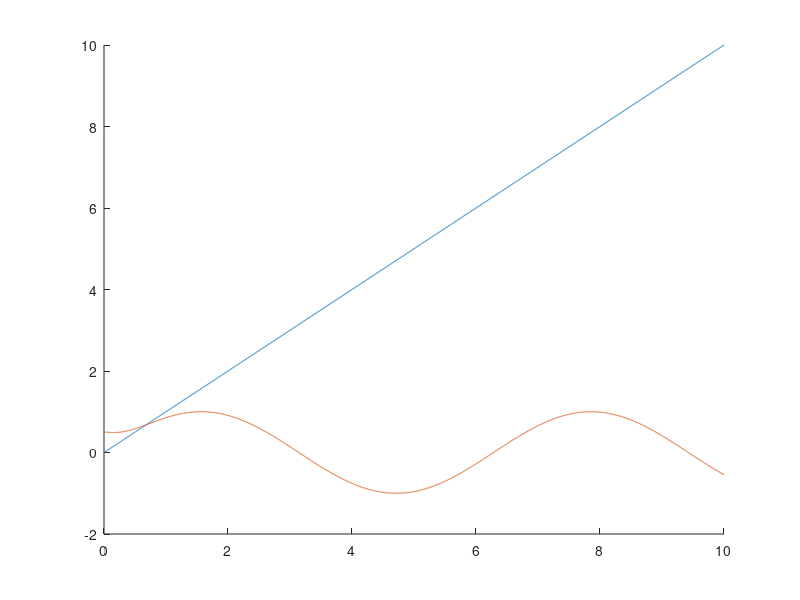
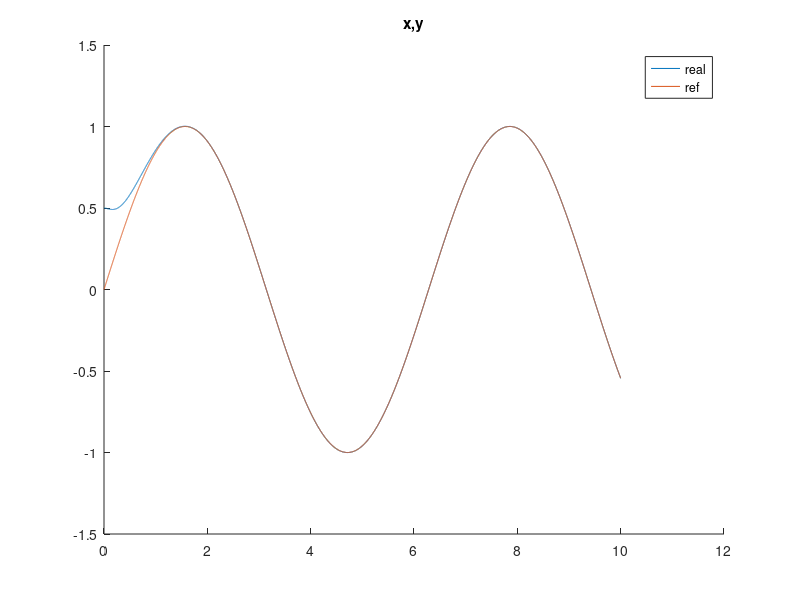
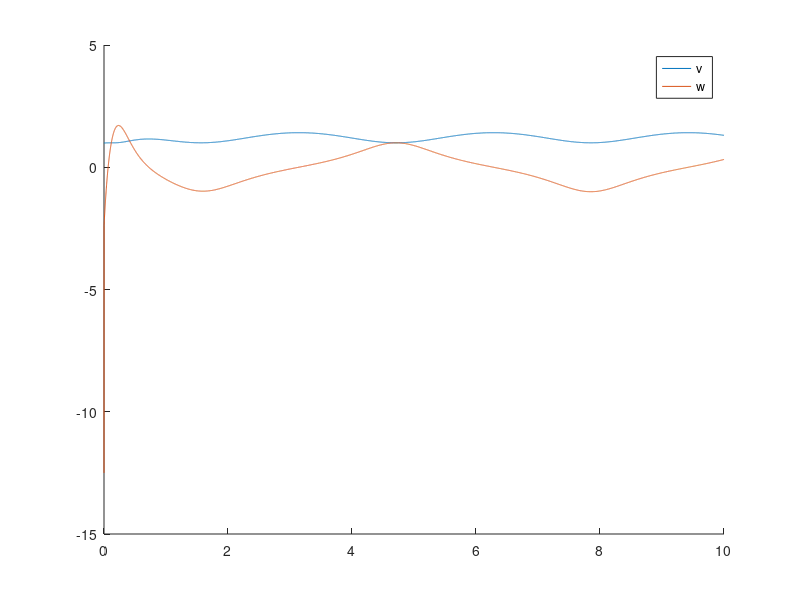
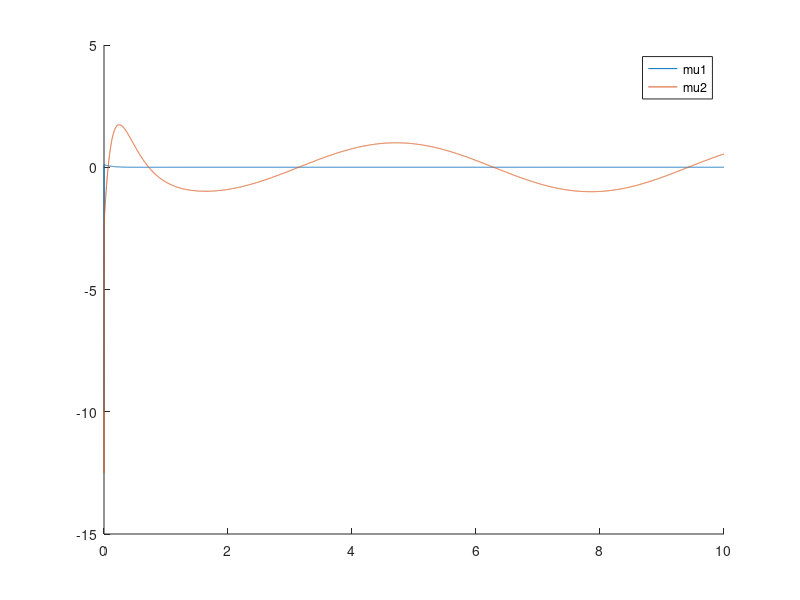

MATLAB code for these plots, in order:
k1=25;k2=10;
T=0.001;
t=0:T:10;
x=0;xr=0;xrd=0;xrdd(1)=0;xrdd(2)=0;
y=0.5;yr=0;yrd=0;yrdd(1)=0;yrdd(2)=0;
phi=0;
v=1;
for k=2:length(t)
    xr(k)=t(k);yr(k)=sin(t(k));
    xrd(k)=(xr(k)-xr(k-1))/T;yrd(k)=(yr(k)-yr(k-1))/T;
end
for k=3:length(t)
    xrdd(k)=(xrd(k)-xrd(k-1))/T;yrdd(k)=(yrd(k)-yrd(k-1))/T;
end


for k=1:length(t)
    
    
    xd(k)=v(k)*cos(phi(k));
    yd(k)=v(k)*sin(phi(k));
    
    mu1(k)=-k1*(x(k)-xr(k))-k2*(xd(k)-xrd(k))+xrdd(k);
    mu2(k)=-k1*(y(k)-yr(k))-k2*(yd(k)-yrd(k))+yrdd(k);
    
    
    w(k)=1/v(k)*(-sin(phi(k))*mu1(k)+cos(phi(k))*mu2(k));
    v(k+1)=v(k)+T*(cos(phi(k))*mu1(k)+sin(phi(k))*mu2(k));
    
    x(k+1)=x(k)+T*v(k)*cos(phi(k));
    y(k+1)=y(k)+T*v(k)*sin(phi(k));
    phi(k+1)=phi(k)+T*w(k);
    
end
figure(1); hold on
plot(t,x(1:end-1)); plot(t,y(1:end-1))
figure(2); hold on
plot(x,y);plot(xr,yr);
title('x,y')
legend('real','ref')
figure(3); hold on
plot(t,v(1:end-1)); plot(t,w)
legend('v','w')
figure(4); hold on
plot(t,mu1); plot(t,mu2)
legend('mu1','mu2')